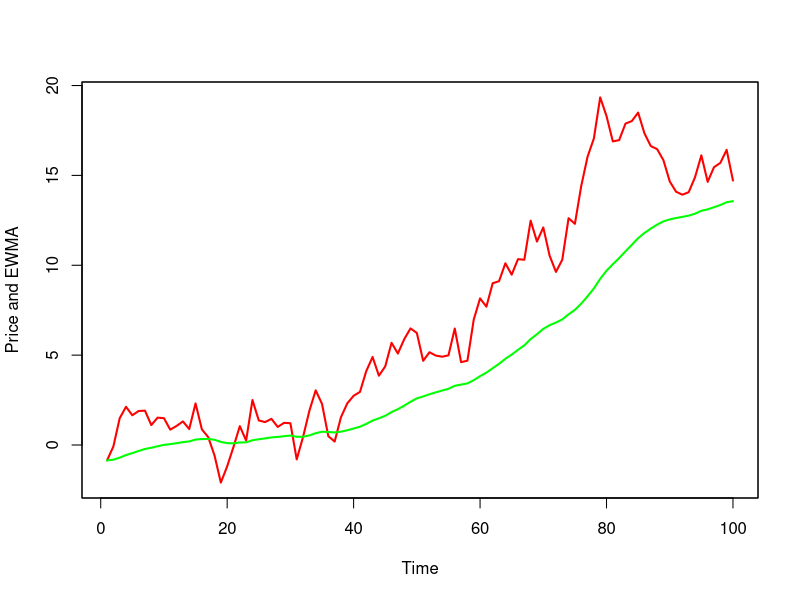

Write R code to recreate this figure.
#
# EWMA example
#
library(zoo)
set.seed(667)

deltas <- rnorm(100)
prices <- cumsum(deltas)

lambda <- 0.95
f <- function(prv,nxt)
       lambda*prv + (1-lambda)*nxt
ewma <- Reduce(f,prices,accumulate=T)

plot(merge.zoo(prices, ewma), plot.type="single",
     xlab="Time", ylab="Price and EWMA",
     col=c("red", "green"), lwd=c(2,2) )

